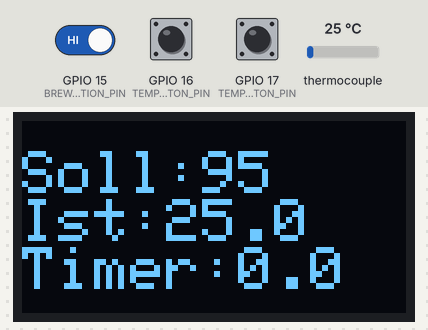
This program was run on a simulated ESP32. On the bench: 128×64 one-colour display. The test bench sets the inputs (shaded band); at power-on: GPIO 15 (BREW_DETECTION_PIN) HIGH, thermocouple 25 °C, GPIO 16 (TEMP_PLUS_BUTTON_PIN) LOW, GPIO 17 (TEMP_MINUS_BUTTON_PIN) LOW. EEPROM starts erased.

Above: at 3.2 s.
3.3 s: GPIO 15 (BREW_DETECTION_PIN) driven LOW
At 3.41 s:
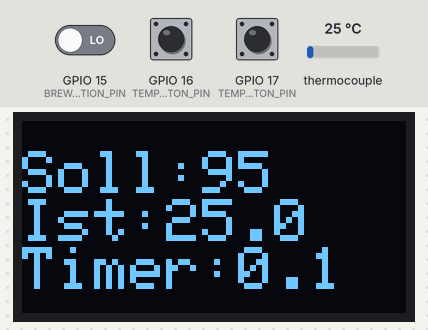
4.8 s: thermocouple set to 6 °C
At 5.11 s:
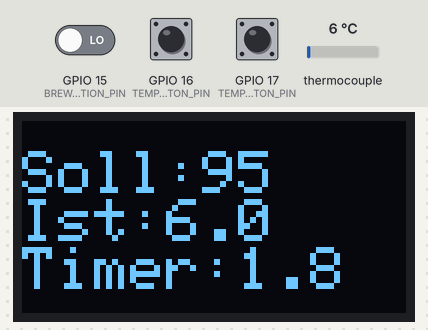
6.5 s: GPIO 16 (TEMP_PLUS_BUTTON_PIN) pulled HIGH for 0.15 s
At 6.69 s:
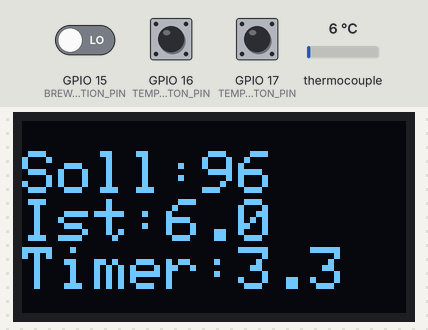
7.2 s: GPIO 17 (TEMP_MINUS_BUTTON_PIN) pulled HIGH for 0.15 s
At 7.41 s:
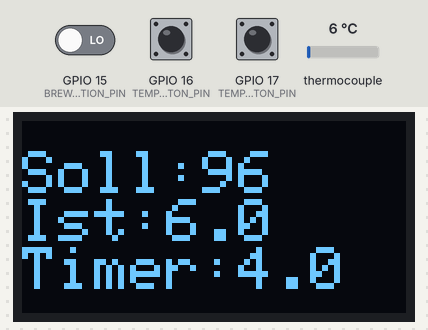
7.9 s: GPIO 16 (TEMP_PLUS_BUTTON_PIN) pulled HIGH for 1 s
At 8.89 s:
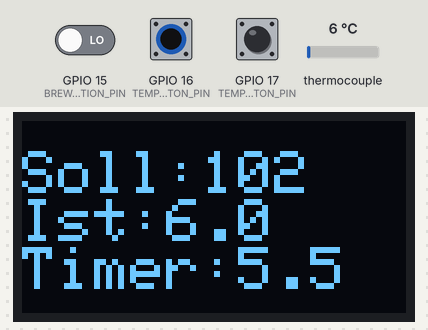
9.5 s: GPIO 17 (TEMP_MINUS_BUTTON_PIN) pulled HIGH for 1 s
At 10.49 s:
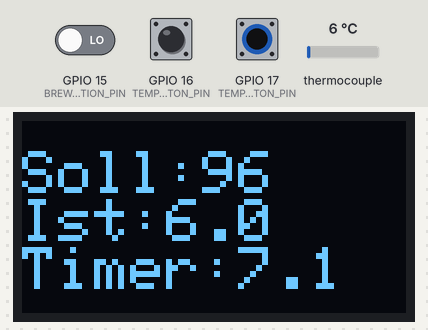

Measured:
- after the input at 3.3 s, the display: changes after 0.07 s (image 1)

The program:

main.cpp
```cpp
#include <Arduino.h>
//#include <OneWire.h>
//#include <DallasTemperature.h>
#include <SPI.h>
#include <Wire.h>
#include <Adafruit_GFX.h>
#include <Adafruit_SSD1306.h>
#include <EEPROM.h>
#include <max6675.h>
#include <LiquidCrystal.h>
#include <PID_v1.h>

#define EEPROM_SIZE 4

#define TEMP_PLUS_BUTTON_PIN 16
#define TEMP_MINUS_BUTTON_PIN 17

#define Thermo_DO_PIN 5
#define Thermo_CS_PIN 23
#define Thermo_CLK_PIN 18

#define SSR_PIN 2

#define SCREEN_WIDTH 128 // OLED display width, in pixels
#define SCREEN_HEIGHT 64 // OLED display height, in pixels

// Declaration for an SSD1306 display connected to I2C (SDA, SCL pins)
#define OLED_RESET     -1 // Reset pin # (or -1 if sharing Arduino reset pin)
Adafruit_SSD1306 display(SCREEN_WIDTH, SCREEN_HEIGHT, &Wire, OLED_RESET);

MAX6675 thermocouple(Thermo_CLK_PIN, Thermo_CS_PIN, Thermo_DO_PIN);

#define ONE_WIRE_BUS 14

#define BREW_DETECTION_PIN 15
#define BREW_LOGIC_LEVEL LOW

hw_timer_t * timer = NULL;
hw_timer_t * timer2 = NULL;
hw_timer_t * timer3 = NULL;

double currentTemperature = 0;
double targetTemperature = 75;
float shotTime = 0;

// PID
int WindowSize = 1000; // 5000
unsigned long windowStartTime;
double Output;

double kp = 62;
double tn = 52;
double tv = 11.5;
double imax = 55;

double KP = kp;//62;
double KI = kp / tn; //TN = 52
double KD = tv * kp; //TV =11.5
PID pid(&currentTemperature, &Output, &targetTemperature, KP, KI, KD, DIRECT);
unsigned int isrCounter = 0;

bool brewDetected = false;
bool firstGoodTemperatureRead = false;

//OneWire oneWire(ONE_WIRE_BUS);
// Pass our oneWire reference to Dallas Temperature.
//DallasTemperature sensors(&oneWire);

void updateDisplay(float soll, float ist, float timer){
  display.setRotation(2);
    display.clearDisplay();
    display.setTextSize(2);
    display.setTextColor(WHITE);
    display.setCursor(0, 10);
    // Display static text
    display.println("Soll:"+ String(soll,0));
    display.println("Ist:" + String(ist,1));
    //display.println("Timer:"+ String(timer,1));
    if(timer < 100){
  	  display.println("Timer:"+ String(timer,1));
    }
    else if(timer >= 100){
      display.println("Timer:"+String(timer,0));
    }
    display.display();
}

void ARDUINO_ISR_ATTR onTimer(){
  if(Output <= isrCounter)
  {
    digitalWrite(SSR_PIN, LOW);
  }
  else
  {
    digitalWrite(SSR_PIN, HIGH);
  }
  isrCounter += 10;
  if(isrCounter >= WindowSize){
    isrCounter = 0;
  }
}

void ARDUINO_ISR_ATTR onStopWatchIncrement(){
  if(brewDetected == true){
    shotTime += 0.1;
  }
}

void ARDUINO_ISR_ATTR onSensorRead(){
  currentTemperature = thermocouple.readCelsius();
  /*if((currentTemperature != 0) && (firstGoodTemperatureRead = false)){
    firstGoodTemperatureRead = true;
  }*/
}

void checkButtons()
{
  if(digitalRead(TEMP_PLUS_BUTTON_PIN) == HIGH)
  {
    targetTemperature++;
    EEPROM.write(0, targetTemperature);
    EEPROM.commit();
    delay(100);
  }
  if(digitalRead(TEMP_MINUS_BUTTON_PIN) == HIGH)
  {
    targetTemperature--;
    EEPROM.write(0, targetTemperature);
    EEPROM.commit();
    delay(100);
  }
}

void brewStarted() {
  brewDetected = true;
  shotTime = 0;
}

void brewEnded() {
  brewDetected = false;
}

void brewDetection(){
  if ((digitalRead(BREW_DETECTION_PIN) == BREW_LOGIC_LEVEL) && brewDetected == false){
    brewStarted();
  }
  else if((digitalRead(BREW_DETECTION_PIN) != BREW_LOGIC_LEVEL) && brewDetected == true){
    brewEnded();
  }
}

/*void safetyCheck(){
  if(firstGoodTemperatureRead){
    if (currentTemperature == 0){
    Serial.println("HELP!");
      while(1){
        digitalWrite(SSR_PIN, LOW);
      }
    }
  }
  else if(isnan(currentTemperature)){
    Serial.println("HELP!");
    while(1){
      digitalWrite(SSR_PIN, LOW);
    }
  }
}*/

void setup() {
  Serial.begin(115200);

  EEPROM.begin(EEPROM_SIZE);
  targetTemperature = EEPROM.read(0);
  if(targetTemperature == 255)
  {
    targetTemperature = 95;
  }

  if(!display.begin(SSD1306_SWITCHCAPVCC, 0x3C)) { // Address 0x3D for 128x64
    Serial.println(F("SSD1306 allocation failed"));
    for(;;);
  }

  delay(2000);

  timer = timerBegin(0, 80, true);
  timerAttachInterrupt(timer, &onTimer, true);
  timerAlarmWrite(timer, 10000, true);
  timerAlarmEnable(timer);

  timer2 = timerBegin(1, 80, true);
  timerAttachInterrupt(timer2, &onStopWatchIncrement, true);
  timerAlarmWrite(timer2, 100000, true);
  timerAlarmEnable(timer2);

  timer3 = timerBegin(2, 80, true);
  timerAttachInterrupt(timer3, &onSensorRead, true);
  timerAlarmWrite(timer3, 1000000, true);
  timerAlarmEnable(timer3);

  pinMode(TEMP_PLUS_BUTTON_PIN, INPUT);
  pinMode(TEMP_MINUS_BUTTON_PIN, INPUT);
  pinMode(SSR_PIN, OUTPUT);
  pinMode(BREW_DETECTION_PIN, INPUT);

  windowStartTime = millis();
  pid.SetSampleTime(WindowSize);
  pid.SetOutputLimits(0, WindowSize);
  pid.SetMode(AUTOMATIC);
  pid.SetIntegratorLimits(0, 75);
  pid.SetSmoothingFactor(0.6);
}

void loop() {
  // put your main code here, to run repeatedly:
  pid.Compute();
  checkButtons();
  updateDisplay(targetTemperature, currentTemperature, shotTime);
  brewDetection();
  //safetyCheck();
}
```
